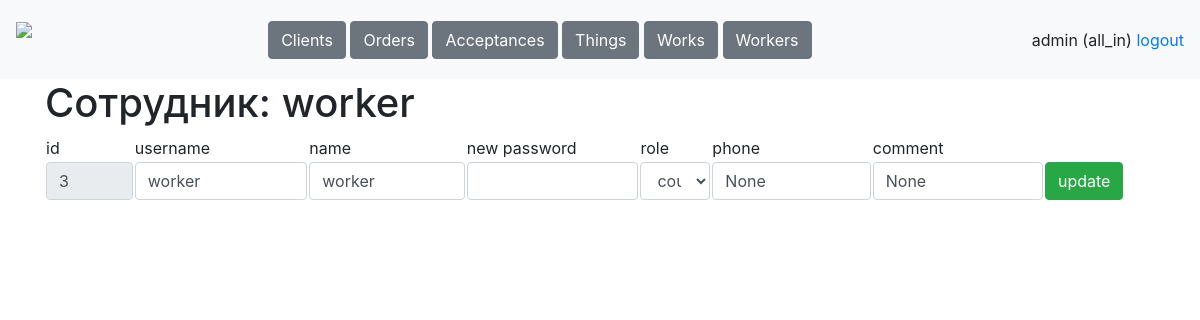
The app's page /tables/workers/3 (signed in), older data.
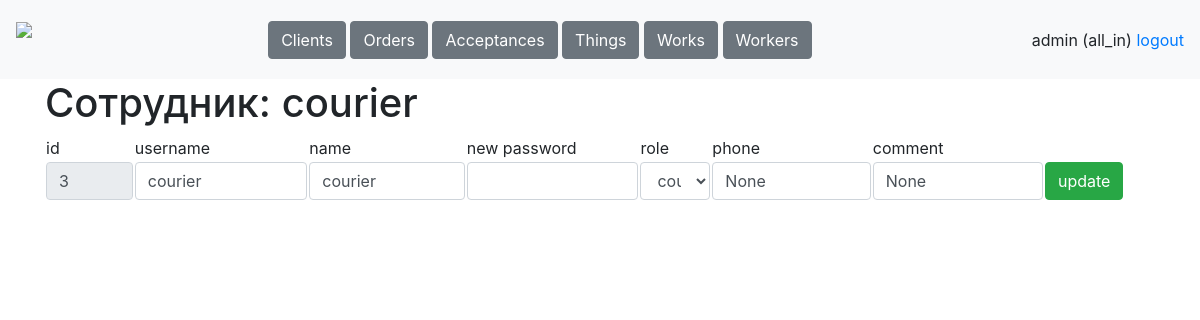
The same page, newer data.
### data/tables.py (models this page shows, shortened)
class Worker(db_session.SqlAlchemyBase, SerializerMixin, UserMixin):
    __tablename__ = 'workers'
    id = Column(sqlalchemy.Integer, primary_key=True, autoincrement=True)
    username = Column(sqlalchemy.String, nullable=True)
    name = Column(sqlalchemy.String, nullable=True)
    password = Column(sqlalchemy.String, nullable=True)
    role = Column(sqlalchemy.String, nullable=True)
    phone = Column(sqlalchemy.String, nullable=True)
    comment = Column(sqlalchemy.String, nullable=True)
    works = orm.relationship('Work', back_populates='worker')
    acceptances = orm.relationship('Acceptance', back_populates='worker')

### main.py (the view)
@app.route('/tables/workers/<int:worker_id>', methods=['GET', 'POST'])
@stuff.login_and_role_required(current_user, '/tables/worker')
def worker(worker_id):
    if request.method == 'GET':
        return render_template('worker.html', user=current_user,
                               this_user=stuff.get_entry('workers', worker_id))
    elif request.method == 'POST':
        stuff.update_entry('workers', request.form)
        return redirect(f'/tables/workers')

### main.py (called while the page is built)
@login_manager.user_loader
def load_user(worker_id):
    db_sess = stuff.db_sess
    worker = db_sess.query(Worker).get(worker_id)
    return worker

### stuff.py (called while the page is built)
def is_role_acceptable(role, page):
    return True

def login_and_role_required(current_user, page):
    def wrapper(f):
        @wraps(f)
        def decorated_function(*args, **kwargs):
            if current_user.is_authenticated:
                if is_role_acceptable(current_user.role, page):
                    return f(*args, **kwargs)
                return redirect('/dashboard')
            resp = redirect('/login')
            resp.set_cookie('redirect_target', page)
            return resp
        return decorated_function
    return wrapper

def get_entry(table, entry_id):
    if table == 'clients':
        return db_sess.query(Client).get(entry_id)
    elif table == 'orders':
        return db_sess.query(Order).get(entry_id)
    elif table == 'acceptances':
        return db_sess.query(Acceptance).get(entry_id)
    elif table == 'things':
        return db_sess.query(Thing).get(entry_id)
    elif table == 'works':
        return db_sess.query(Work).get(entry_id)
    elif table == 'workers':
        return db_sess.query(Worker).get(entry_id)

### templates/worker.html (shortened to what this page needs)
{% extends "base.html"%}
{% block content %}
<h1>Сотрудник: {{this_user.name}}</h1>
<form method="post">
<table>
    <tr>
        <td width="8%">id</td>
        <td>username</td>
        <td>name</td>
        <td>new password</td>
        <td>role</td>
        <td>phone</td>
        <td>comment</td>
    </tr>
    <tr>
        <td width="8%"><input class="form-control" value="{{this_user.id}}" name="id" readonly></td>
        <td><input class="form-control" value="{{this_user.username}}" name="username"></td>
        <td><input class="form-control" value="{{this_user.name}}" name="name"></td>
        <td><input class="form-control" name="new_password"></td>
        <td><select class="form-control" name="role">
            {% for role in ['manager', 'courier', 'worker', 'all_in'] %}
            {% if role == this_user.role %}
            <option selected>{{role}}</option>
            {% else %}
            <option>{{role}}</option>
            {% endif %}
            {% endfor %}
        </select></td>
        <td><input class="form-control" value="{{this_user.phone}}" name="phone"></td>
        <td><input class="form-control" value="{{this_user.comment}}" name="comment"></td>
        <td width="10%"><button type="submit" class="btn btn-success">update</button></td>
    </tr>
</table>
</form><br>
{% endblock %}

### templates/base.html (shortened to what this page needs)
<!doctype html>
<html>
<head>
    <link rel="stylesheet"
          href="https://stackpath.bootstrapcdn.com/bootstrap/4.4.1/css/bootstrap.min.css"
>
    <link rel="stylesheet" href="static/css/style.css" />
</head>
<body>
<header>
    <nav class="navbar navbar-light bg-light">
        <a class="navbar-brand" style="height: 63px;" href="/dashboard"><img height="63px" src="/static/icons/logo.png"></a>
        <div>
            {% if user.role == "manager" %}
                <a class="btn btn-secondary" href="/tables/clients" role="button">Clients</a>
                <a class="btn btn-secondary" href="/tables/orders" role="button">Orders</a>
            {% elif user.role == "courier" %}
                <a class="btn btn-secondary" href="/tables/orders" role="button">Orders</a>
                <a class="btn btn-secondary" href="/tables/acceptances" role="button">Acceptances</a>
                <a class="btn btn-secondary" href="/tables/things" role="button">Things</a>
            {% elif user.role == "worker" %}
                <a class="btn btn-secondary" href="/tables/acceptances" role="button">Acceptances</a>
                <a class="btn btn-secondary" href="/tables/works" role="button">Works</a>
            {% else %}
                <a class="btn btn-secondary" href="/tables/clients" role="button">Clients</a>
                <a class="btn btn-secondary" href="/tables/orders" role="button">Orders</a>
                <a class="btn btn-secondary" href="/tables/acceptances" role="button">Acceptances</a>
                <a class="btn btn-secondary" href="/tables/things" role="button">Things</a>
                <a class="btn btn-secondary" href="/tables/works" role="button">Works</a>
                <a class="btn btn-secondary" href="/tables/workers" role="button">Workers</a>
            {% endif %}
        </div>
        <div>
            <a>{{user.name}} ({{user.role}})</a>
            <a href="/logout">logout</a>
        </div>
    </nav>
</header>
<main role="main" class="container">
    {% block content %}{% endblock %}
</main>
</body>
</html>

Row changes from the older to the newer data that the page shows:
changed Worker "courier": name "worker" → "courier"; username "worker" → "courier"
